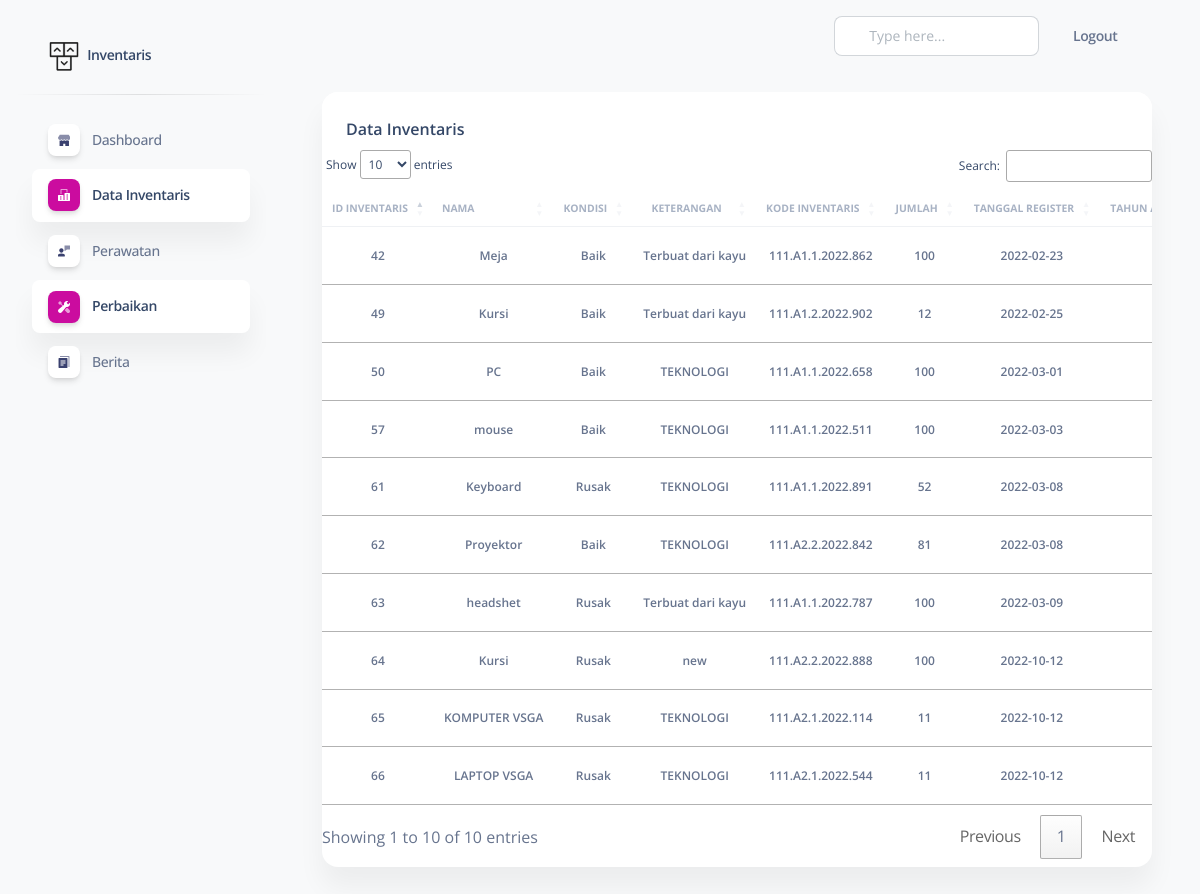
The app's page /includes/operator/index.php?page=data-inv (signed in) with its own data.
### tables this page shows
CREATE TABLE `inventaris` (
  `id_inventaris` int(11) NOT NULL,
  `nama` varchar(100) NOT NULL,
  `kondisi` varchar(100) NOT NULL,
  `keterangan` varchar(100) NOT NULL,
  `nomor` int(11) NOT NULL,
  `jumlah` int(11) NOT NULL,
  `tanggal_register` date NOT NULL,
  `tahun_anggaran` int(11) NOT NULL,
  `id_dana` int(11) NOT NULL,
  `kode_inventaris` varchar(150) NOT NULL,
  `kode_jenis` varchar(100) NOT NULL,
  `id_ruang` int(11) NOT NULL,
  `id_level` int(11) NOT NULL,
  `kode_jurusan` int(11) NOT NULL,
  `berita` int(11) DEFAULT NULL
);

### includes/operator/inven/data_inv.php (the view, shortened to what this page needs)
<?
 $kode_jur = $_SESSION['kode_jurusan'];
?>
<!DOCTYPE html>
<html lang="en">
<head>
  <link rel="stylesheet" type="text/css" href="https://cdnjs.cloudflare.com/ajax/libs/twitter-bootstrap/5.0.1/css/bootstrap.min.css">
<link rel="stylesheet" type="text/css" href="https://cdn.datatables.net/1.11.4/css/dataTables.bootstrap5.min.css">
  <link href="../../assets/css/nucleo-icons.css" rel="stylesheet" />
  <link href="../../assets/css/nucleo-svg.css" rel="stylesheet" />
  <link href="../../assets/css/nucleo-svg.css" rel="stylesheet" />
  <link id="pagestyle" href="../../assets/css/soft-ui-dashboard.css?v=1.0.3" rel="stylesheet" />
</head>
<body class="g-sidenav-show  bg-gray-100">
    <div class="container-fluid py-4">
      <div class="row">
        <div class="col-12">
          <div class="card mb-4">
            <div class="card-header pb-0">
              <h6>Data Inventaris</h6>
            </div>
            <div class="card-body px-0 pt-0 pb-2">
              <div class="table-responsive p-0">
                <table class="table align-items-center mb-0" id="example">
                  <thead>
                    <tr align="center">
                      <th class="text-uppercase text-secondary text-xxs font-weight-bolder opacity-7">ID INVENTARIS</th>
                      <th class="text-uppercase text-secondary text-xxs font-weight-bolder opacity-7 ps-2">NAMA</th>
                      <th class="text-center text-uppercase text-secondary text-xxs font-weight-bolder opacity-7">KONDISI</th>
                      <th class="text-center text-uppercase text-secondary text-xxs font-weight-bolder opacity-7">KETERANGAN</th>
                       <th class="text-center text-uppercase text-secondary text-xxs font-weight-bolder opacity-7">KODE INVENTARIS</th>
                       <th class="text-center text-uppercase text-secondary text-xxs font-weight-bolder opacity-7">JUMLAH</th>
                        <th class="text-center text-uppercase text-secondary text-xxs font-weight-bolder opacity-7">TANGGAL REGISTER</th>
                         <th class="text-center text-uppercase text-secondary text-xxs font-weight-bolder opacity-7">TAHUN ANGGARAN</th>
                    </tr>
                  </thead>
                  <tbody>
<?php
    include '../../config/config.php';
    $data = mysqli_query($conn,"SELECT inventaris.*,dana.nama_dana,jenis.nama_jenis,jurusan.kode_jurusan,ruang.nama_ruang,level.nama_level FROM inventaris INNER JOIN dana ON dana.id_dana = inventaris.id_dana INNER JOIN jenis ON jenis.kode_jenis = inventaris.kode_jenis INNER JOIN jurusan ON jurusan.kode_jurusan = inventaris.kode_jurusan INNER JOIN ruang ON ruang.id_ruang = inventaris.id_ruang INNER JOIN level ON level.id_level = inventaris.id_level WHERE inventaris.kode_jurusan=  $kode_jur");
    while($d = mysqli_fetch_array($data)){
      ?>
                    <tr>
                       <td align="center">
                        <p class="text-xs font-weight-bold mb-0"><?php echo $d['id_inventaris']; ?></p>
                      </td>
                      <td align="center">
                        <p class="text-xs font-weight-bold mb-0"><?php echo $d['nama']; ?></p>
                      </td>
                    <td align="center">
                        <p class="text-xs font-weight-bold mb-0"><?php echo $d['kondisi']; ?></p>
                      </td>
                   <td align="center">
                        <p class="text-xs font-weight-bold mb-0"><?php echo $d['keterangan']; ?></p>
                      </td>
                       <td align="center">
                        <p class="text-xs font-weight-bold mb-0"><?php echo $d['kode_inventaris']; ?></p>
                      </td>
                      <td align="center">
                        <p class="text-xs font-weight-bold mb-0"><?php echo $d['jumlah']; ?></p>
                      </td>
                      <td align="center">
                        <p class="text-xs font-weight-bold mb-0"><?php echo $d['tanggal_register']; ?></p>
                      </td>
  <td align="center">
                        <p class="text-xs font-weight-bold mb-0"><?php echo $d['tahun_anggaran']; ?></p>
                      </td>
                    </tr>
                      <?php
    }
    ?>
                  </tbody>
                </table>
              </div>
            </div>
          </div>
        </div>
      </div>
    </div>
  </main>
</body>
</html>

### records on screen
inventaris: id_inventaris "42", nama "Meja", kondisi "Baik", keterangan "Terbuat dari kayu", kode_inventaris "111.A1.1.2022.862", jumlah "100", tanggal_register "2022-02-23"
inventaris: id_inventaris "49", nama "Kursi", kondisi "Baik", keterangan "Terbuat dari kayu", kode_inventaris "111.A1.2.2022.902", jumlah "12", tanggal_register "2022-02-25"
inventaris: id_inventaris "50", nama "PC", kondisi "Baik", keterangan "TEKNOLOGI", kode_inventaris "111.A1.1.2022.658", jumlah "100", tanggal_register "2022-03-01"
inventaris: id_inventaris "57", nama "mouse", kondisi "Baik", keterangan "TEKNOLOGI", kode_inventaris "111.A1.1.2022.511", jumlah "100", tanggal_register "2022-03-03"
inventaris: id_inventaris "61", nama "Keyboard", kondisi "Rusak", keterangan "TEKNOLOGI", kode_inventaris "111.A1.1.2022.891", jumlah "52", tanggal_register "2022-03-08"
inventaris: id_inventaris "62", nama "Proyektor", kondisi "Baik", keterangan "TEKNOLOGI", kode_inventaris "111.A2.2.2022.842", jumlah "81", tanggal_register "2022-03-08"
inventaris: id_inventaris "63", nama "headshet", kondisi "Rusak", keterangan "Terbuat dari kayu", kode_inventaris "111.A1.1.2022.787", jumlah "100", tanggal_register "2022-03-09"
inventaris: id_inventaris "64", nama "Kursi", kondisi "Rusak", keterangan "new", kode_inventaris "111.A2.2.2022.888", jumlah "100", tanggal_register "2022-10-12"
inventaris: id_inventaris "65", nama "KOMPUTER VSGA", kondisi "Rusak", keterangan "TEKNOLOGI", kode_inventaris "111.A2.1.2022.114", jumlah "11", tanggal_register "2022-10-12"
inventaris: id_inventaris "66", nama "LAPTOP VSGA", kondisi "Rusak", keterangan "TEKNOLOGI", kode_inventaris "111.A2.1.2022.544", jumlah "11", tanggal_register "2022-10-12"
